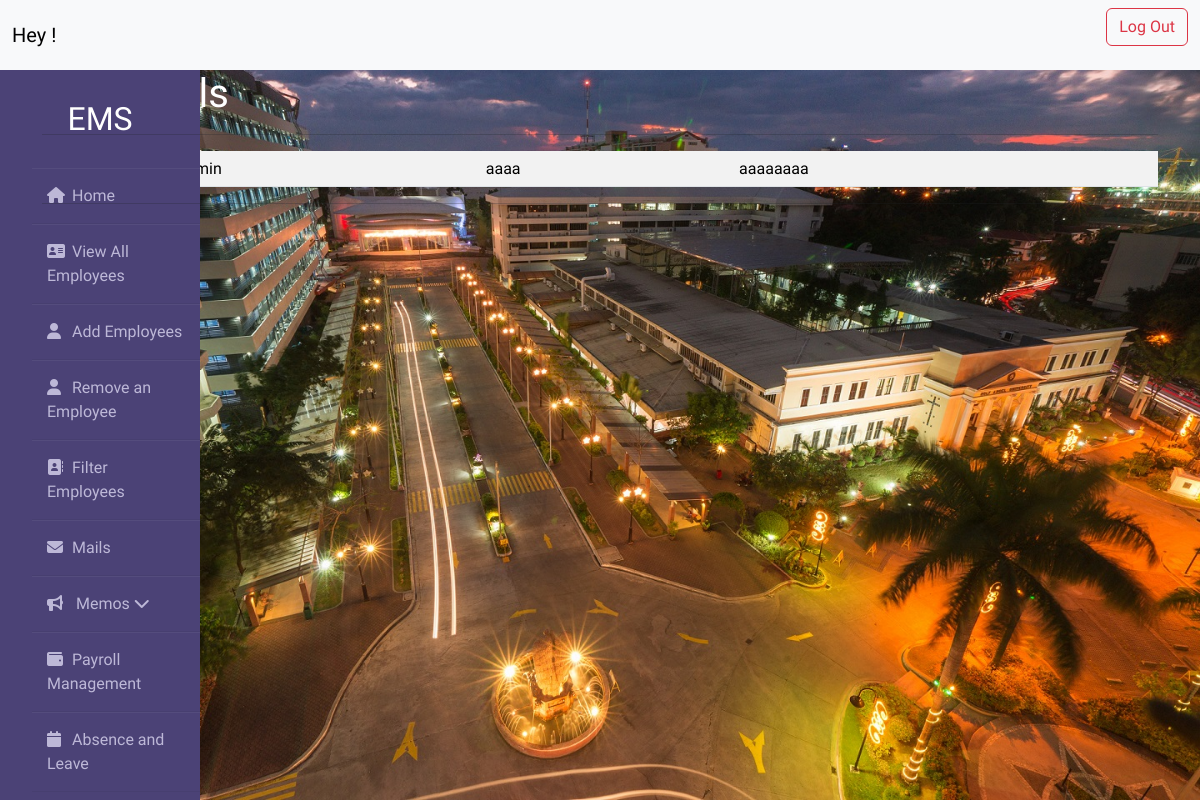
Before: /sent_mail with the older database file.
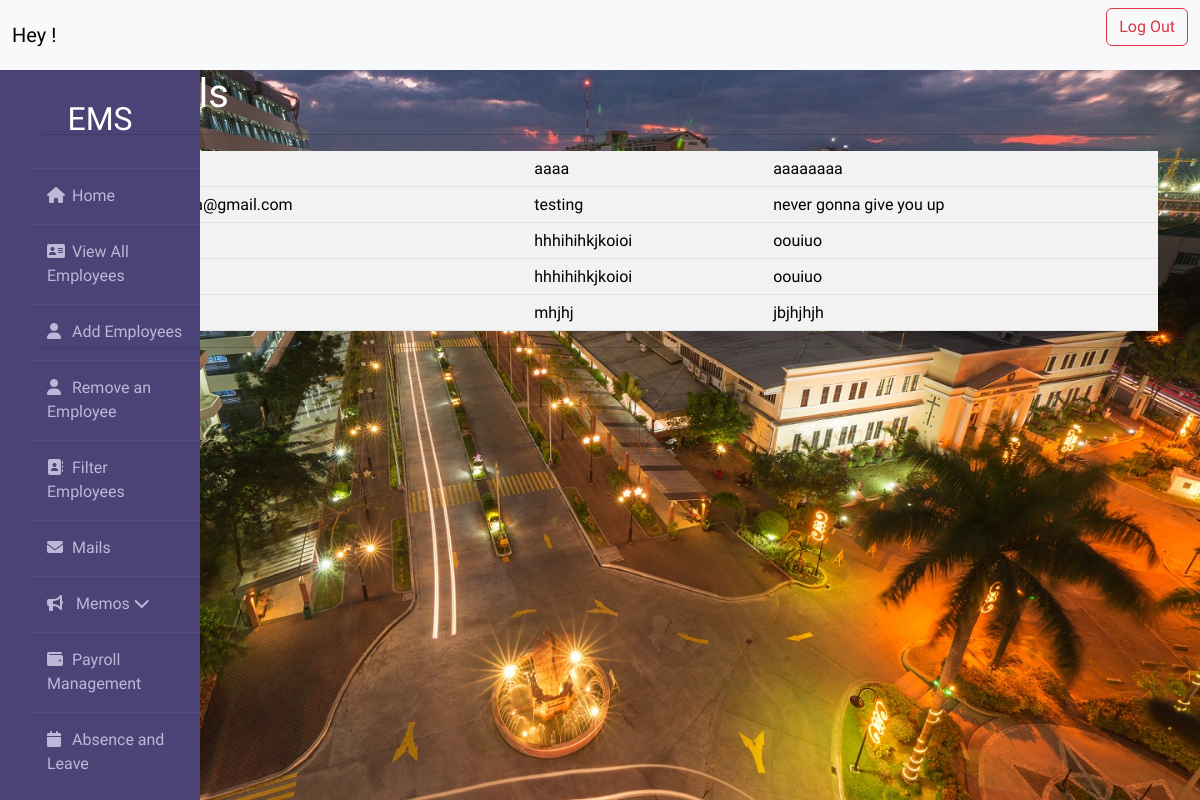
After: the same page with the newer database file.
### emp_app/models.py (models this page shows)
class Mail(models.Model):
    recipient = models.CharField(max_length=100)
    subject = models.CharField(max_length=100)
    content = models.CharField(max_length=100)

### emp_app/views.py (the view)
# urls.py: path('sent_mail', views.sent_mail, name='sent_mail'),
def sent_mail(request):
    mails = Mail.objects.all()  # Query the database for all sent mails
    return render(request, 'sent_mail.html', {'mails': mails})

### emp_app/templates/sent_mail.html (shortened to what this page needs)
{% load static %}
{% block navbar %} {% include "navbar.html" %} {% endblock navbar %}
{% block navigation %} {% include "navigation.html" %} {% endblock navigation %}
<!DOCTYPE html>
<html lang="en">
<head>
    <link href="{% static 'css/bootstrap.css' %}" rel="stylesheet">
</head>
<body>
<div class="container">
    <h1 style="color:white">Sent Mails</h1>
    <hr>
    <table class="table table-striped table-striped">
        {% for mail in mails %}
        <tbody>
        <tr>
            <th scope="row">{{ mail.id }}</th>
            <td>{{ mail.recipient }}</td>
            <td>{{ mail.subject }}</td>
            <td>{{ mail.content }}</td>
        </tr>
        </tbody>
        {% endfor %}
    </table>
    <hr>
    <a class="btn btn-light" href='/index' role="button">Home</a>
    <a class="btn btn-light" href='/index_mail' role="button">Back</a>
</div>
</body>
</html>

Changed rows visible on the page:
added Mail: subject "testing", content "never gonna give you up"
added Mail: subject "hhhihihkjkoioi", content "oouiuo"
added Mail: subject "hhhihihkjkoioi", content "oouiuo"
added Mail: subject "mhjhj", content "jbjhjhjh"
